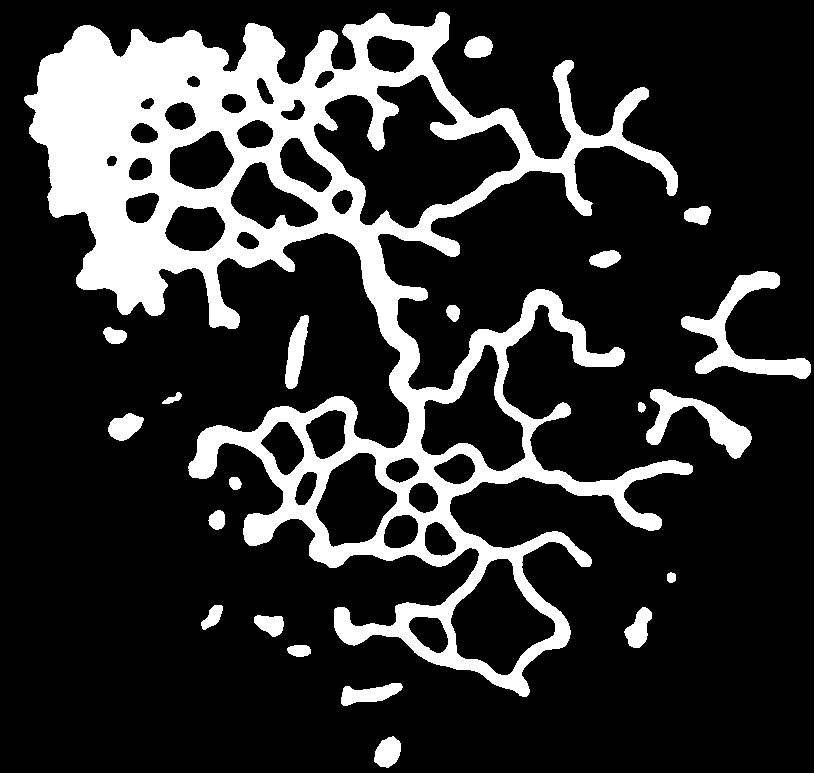
#> input picture example.jpeg, 814 x 773 px
$ python Apollonian.py
#> lines starting #> are read from the running program, lines starting #| are printed output that depends on the picture; after the words box and inside, x2 and y2 are one past the last pixel; in counts of white or black regions, pixels touching at a corner belong together
import numpy as np
import matplotlib.pyplot as plt
import cv2
import networkx as nx
import scipy.spatial as spatial
from scipy.ndimage.morphology import distance_transform_edt as edt
import skimage.morphology as morphology


def apollonian(B):
    """
    Function to generate apollonian graph for an arbitrary binary shape. Circle
    packing is performed according to 'apollonian_circle_packing'. Edges are
    established by projecting the voronoi tesselation of circle centers onto
    the morphological skeleton of the binary shape and determining regions
    that are adjacent on the skeleton but associated with different circle centers.
    See [1] for a detailed explanation of the procedure.

    Parameters
    ----------
    B : numpy array
        image containing the binary shape

    Returns
    -------
    G : networkx graph
        apollonian graph with node attributes
        'r' : radius
        'x' : x-coordinate
        'y' : y-coordinate

    References
    ----------
    [1] : http://nbn-resolving.de/urn:nbn:de:gbv:46-00107082-12

    """

    R, X, Y = apollonian_circle_packing(B.copy(), 4)

    G = nx.Graph()
    for ID, (r, x, y) in enumerate(zip(R, X, Y)):
        G.add_node(ID, r=r, x=x, y=y)

    S = morphology.skeletonize(B>0)
    XS, YS = np.where(S)

    # V = get_voronoi_map(X, Y, B.shape)
    V = get_voronoi_skeleton(X, Y, XS, YS, S.shape)

    D = spatial.distance.pdist(np.transpose(np.stack([XS, YS])))

    for k in np.argwhere(D<1.1*np.sqrt(2)):

        i, j = condensed_to_square(k, len(YS))

        if V[XS[i], YS[i]] - V[XS[j], YS[j]] != 0:
            G.add_edge(V[XS[i], YS[i]], V[XS[j], YS[j]])

    VS = np.unique(V*S)

    to_remove = []

    for ID in G:
        if ID not in VS:
            to_remove.append(ID)

    G.remove_nodes_from(to_remove)

    return G


def apollonian_circle_packing(B, minR):
    """
    Function for apollonian circle packing. Packs an arbitrary binary shape with
    circles by iteratively placing the largest possible circle that does not
    overlap with the border of the shape or with any other circle. Terminates
    when a minimal radius is reached.
    To avoid frequent recalculation of the euclidean distance transform
    for the full shape, the distance transform is recalculated only in a
    window surrounding the last circle that has been placed.
    See [1] for a detailed explanation of the procedure.

    Parameters
    ----------
    B : numpy array
        binary image
    minR : float
        minimal radius

    Returns
    -------
    R : numpy array
        radii of all circles
    X : numpy array
        x-coordinates of all circles
    Y : numpy array
        y-coordinates of all cirvles

    References
    ----------
    [1] : http://nbn-resolving.de/urn:nbn:de:gbv:46-00107082-12

    """

    B[:,0] = 0
    B[:,-1] = 0
    B[0,:] = 0
    B[-1,:] = 0

    Dist = edt(B)

    R = list()
    X = list()
    Y = list()

    Height, Width = B.shape
    mX, mY = np.meshgrid(range(Width),range(Height))

    r = (Height+Width)/2

    while r > minR:
        Ind = np.argmax(Dist)
        y, x = np.unravel_index(Ind,Dist.shape)

        r = Dist[y,x]

        ymin = 0 if int(y-2*r) < 0 else int(y-2*r)
        ymax = Height-1 if int(y+2*r) >= Height else int(y+2*r)
        xmin = 0 if int(x-2*r) < 0 else int(x-2*r)
        xmax = Width-1 if int(x+2*r) >= Height else int(x+2*r)

        B[np.sqrt((x-mX)**2+(y-mY)**2)<=r] = 0

        # recalculate edt in a window, fuse with full edt with gaussian weights

        Dist_Window = edt(B[ymin:ymax,xmin:xmax])
        xWm, yWm = np.meshgrid(range(np.size(Dist_Window,axis=1)),range(np.size(Dist_Window,axis=0)))

        Map = np.sqrt((np.mean(xWm)-xWm)**2+(np.mean(yWm)-yWm)**2)
        Map = Map-np.min(Map)
        Map = Map/np.max(Map)

        Dist[ymin:ymax,xmin:xmax] = (1-Map**2)*Dist_Window + Map**2*Dist[ymin:ymax,xmin:xmax]

        R.append(r)
        X.append(x)
        Y.append(y)

    return R, X, Y


def plot_apollonian(G):
    """
    Function for displaying the apollonian graph. Nodes are colorcoded
    according to their degree.

    Parameters
    ----------
    G : networkx graph
        apollonian graph; each node is required to have the attributes
        'r' : radius
        'x' : x-coordinate
        'y' : y-coordinate

    Returns
    -------
    None.

    """

    IDs = [ID for ID in G.nodes()]
    Degrees = {ID:(G.degree(ID) if G.degree(ID) < 6 else 5) for ID in G}

    Colors = ['red','lime','gray','blue','yellow','magenta']

    for ID in G.nodes():
        c = plt.Circle((G.nodes[ID]['x'], G.nodes[ID]['y']), radius=G.nodes[ID]['r'], edgecolor=Colors[Degrees[ID]], facecolor="none", linewidth=1)
        plt.gca().add_patch(c)

    pos = {ID:[G.nodes[ID]['x'],G.nodes[ID]['y']] for ID in IDs}
    nx.draw_networkx_edges(G, pos, width=1)

    plt.xlim([0, np.max([pos[i][0] for i in pos])])
    plt.ylim([0, np.max([pos[i][1] for i in pos])])

    plt.axis('equal')
    plt.axis('off')


def get_voronoi_map(x, y, size):
    """
    Function to compute the voronoi tesselation for the set of points (x, y)
    in an array with shape identical to B.

    Parameters
    ----------
    x : numpy array
        x-coordinates
    y : numpy array
        y-coordinates
    size : (int, int)
        desired output shape

    Returns
    -------
    V : numpy array
        voronoi tesselation with shape size

    """

    pos = np.asarray([[xi, yi] for xi, yi in zip(x, y)])

    X, Y = np.meshgrid(np.arange(size[1]),np.arange(size[0]))
    XY = np.c_[X.ravel(), Y.ravel()]

    Tree = spatial.cKDTree(pos)
    V = np.float32(Tree.query(XY)[1].reshape(size[0], size[1]))

    return V


def get_voronoi_skeleton(x, y, X, Y, size):
    """
    Function to compute the voronoi tesselation for the set of points (x, y),
    sampled only at the points (Y, X).

    Parameters
    ----------
    x : numpy array
        x-coordinates centers
    y : numpy array
        y-coordinates centers
    X : numpy array
        x-coordinates samples
    Y : numpy array
        y-coordinates samples
    size : TYPE
        DESCRIPTION.

    Returns
    -------
    V : numpy array
        sampled voronoi tesselation with shape size

    """


    pos = np.asarray([[xi, yi] for xi, yi in zip(x, y)])
    XY = np.c_[Y.ravel(), X.ravel()]

    Tree = spatial.cKDTree(pos)
    V = np.float32(Tree.query(XY)[1])

    VS = np.zeros(size)

    for x, y, v in zip(X, Y, V):
        VS[x, y] = v

    return VS

#------------------------------------------------------------------------------
# Functions for converting indices between condensed distance matrices and
# square distance matrices. Source:
# https://stackoverflow.com/questions/13079563/how-does-condensed-distance-matrix-work-pdist

def calc_row_idx(k, n):
    return int(np.ceil((1/2.) * (- (-8*k + 4 *n**2 -4*n - 7)**0.5 + 2*n -1) - 1))

def elem_in_i_rows(i, n):
    return i * (n - 1 - i) + (i*(i + 1))//2

def calc_col_idx(k, i, n):
    return int(n - elem_in_i_rows(i + 1, n) + k)

def condensed_to_square(k, n):
    i = calc_row_idx(k, n)
    j = calc_col_idx(k, i, n)
    return i, j
#-----------------------------------------------------------------------------


if __name__ == '__main__':

    import time

    start = time.time()

    File = './example.jpeg'
    B = cv2.imread(File, cv2.IMREAD_GRAYSCALE)
#> B: shape (773, 814); 19.5% white; 21 white regions, largest, box (x1, y1, x2, y2) and area: (24, 12, 693, 697) 108786, (681, 271, 811, 379) 3868, (646, 389, 752, 459) 2571

    G = apollonian(B)
#> the loop in apollonian_circle_packing, `while r > minR:` made 430 passes
#> (Ind, y, x, r, ymin, ymax, xmin, xmax) on passes 1 to 3: (80675, 99, 89, 52.15, 0, 203, 0, 193), (209325, 257, 127, 34.54, 187, 326, 57, 196), (148230, 182, 82, 30.69, 120, 243, 20, 143)
#> pass 1, in apollonian_circle_packing, `Dist_Window = edt(B[ymin:ymax,xmin:xmax])`:
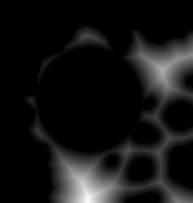
#> Dist_Window: shape (203, 193) float64; min 0, max 39, mean 3.2; drawn with min black and max white
#> pass 3, in apollonian_circle_packing, `Dist_Window = edt(B[ymin:ymax,xmin:xmax])`:
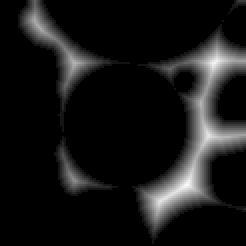
#> Dist_Window: shape (123, 123) float64 (shown 2 times larger); min 0, max 12.65, mean 1.15; drawn with min black and max white
#> after the loop in apollonian_circle_packing, `while r > minR:`:
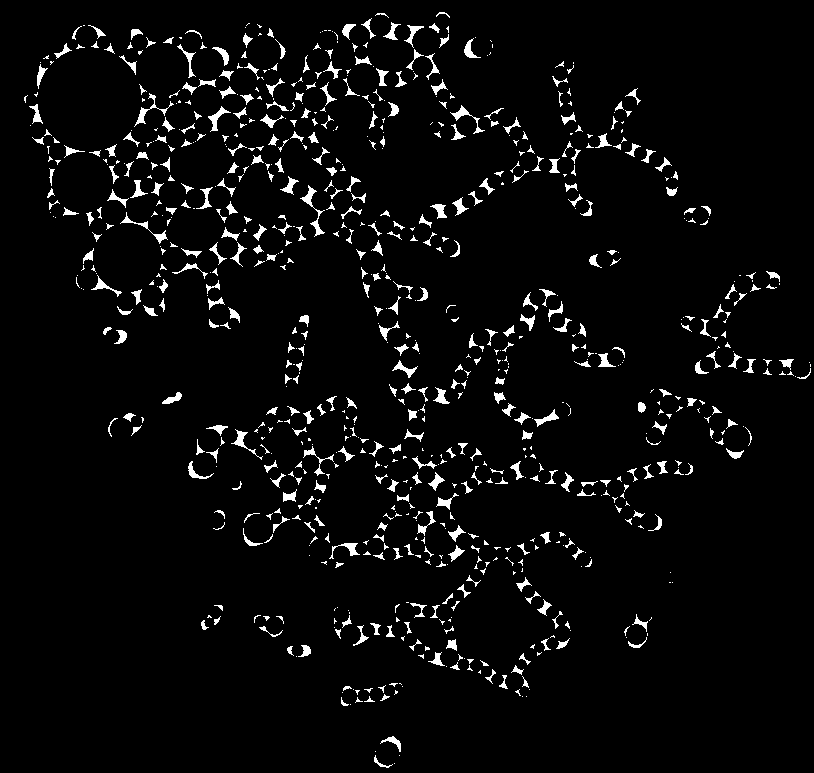
#> B: shape (773, 814); 4.1% white; 836 white regions (427 under 20 px), largest, box (x1, y1, x2, y2) and area: (300, 185, 325, 237) 253, (134, 93, 174, 127) 204, (120, 212, 168, 244) 189
#> after the loop in apollonian_circle_packing, `while r > minR:`:
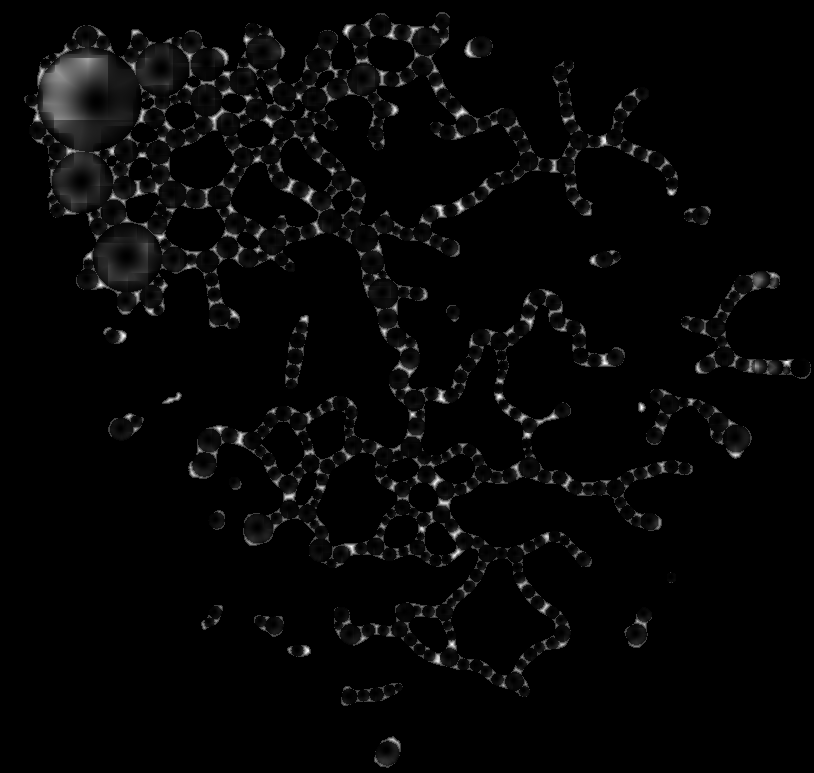
#> Dist: shape (773, 814) float64; min 0, max 4, mean 0.0977; drawn with min black and max white
#> after the loop in apollonian_circle_packing, `while r > minR:`: R = 430 values, max 52.15 at index 0, min 4 at index 429, mean 7.56; X = 430 values, max 800 at index 66, min 31 at index 280, mean 397.3; Y = 430 values, max 753 at index 24, min 21 at index 159, mean 330.9
#> the loop in apollonian, `for ID, (r, x, y) in enumerate(zip(R, X, Y)):` made 430 passes
#> (r, x, y) on passes 1 to 3: (52.15, 89, 99), (34.54, 127, 257), (30.69, 82, 182)
#> in apollonian, `S = morphology.skeletonize(B>0)`:
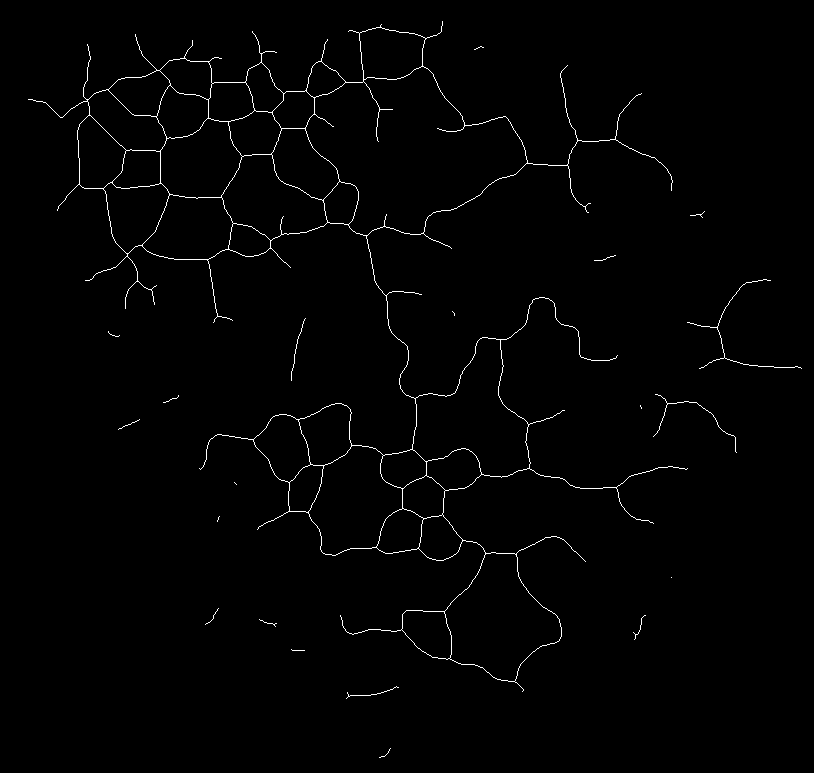
#> S: shape (773, 814) bool; 1.1% white in thin lines or dots
#> in apollonian, `XS, YS = np.where(S)`: XS = 7028 values from 21 to 757; YS = 7028 values, max 801 at index 4345, min 28 at index 1018, mean 373.1
#> in get_voronoi_skeleton, `pos = np.asarray([[xi, yi] for xi, yi in zip(x, y)])`: pos = 430 pairs, first value 31 to 800, second value 21 to 753
#> in get_voronoi_skeleton, `XY = np.c_[Y.ravel(), X.ravel()]`: XY = 7028 pairs, first value 28 to 801, second value 21 to 757
#> in get_voronoi_skeleton, `V = np.float32(Tree.query(XY)[1])`: V = 7028 values, max 428 at index 548, min 0 at index 464, mean 169
#> the loop in get_voronoi_skeleton, `for x, y, v in zip(X, Y, V):` made 7028 passes
#> (x, y, v) on passes 1 to 3: (21, 442, 159), (22, 442, 159), (23, 442, 159)
#> after the loop in get_voronoi_skeleton, `for x, y, v in zip(X, Y, V):`:
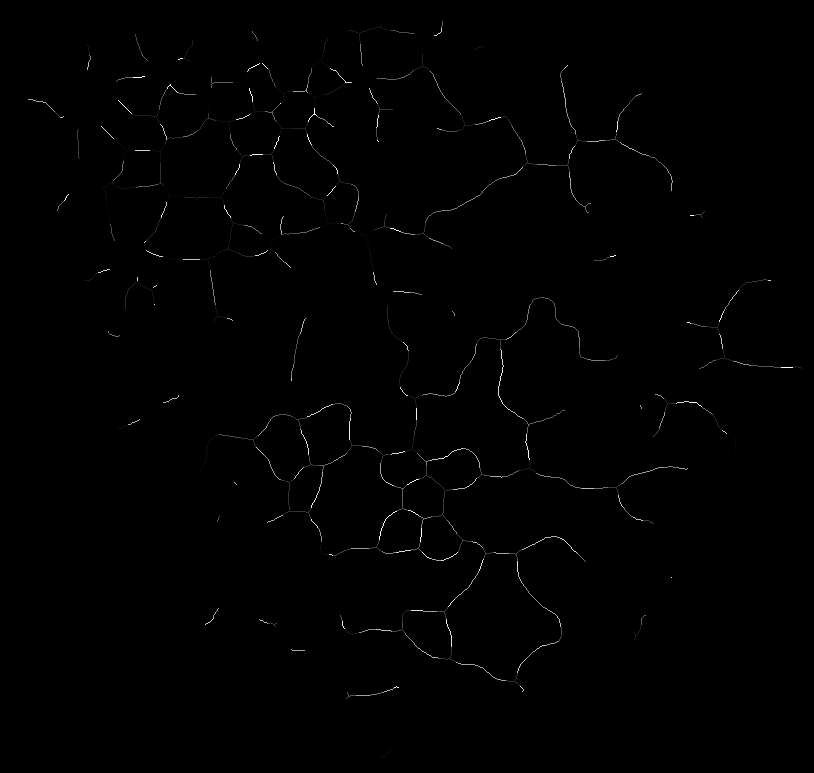
#> VS: shape (773, 814) float64; min 0, max 428, mean 1.9; drawn with min black and max white
#> the loop in apollonian, `for k in np.argwhere(D<1.1*np.sqrt(2)): ` made 7181 passes
#> (k, i, j) on passes 1 to 3: ([0], 0, 1), ([7027], 1, 2), ([14054], 2, 4)

    print(time.time()-start)

    plt.figure(figsize=2*plt.figaspect(1))
    plt.imshow(B, cmap='gray')
    plot_apollonian(G)
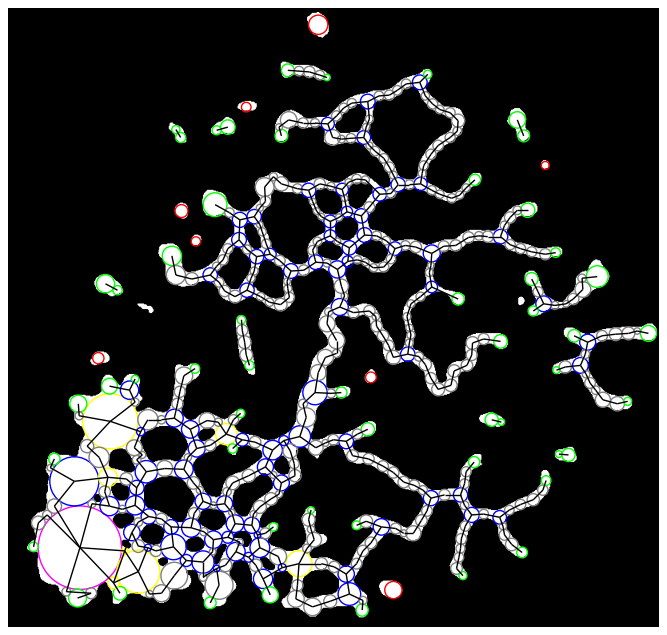
#> figure drawn by matplotlib, 1 panel
